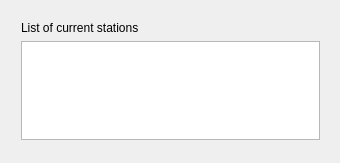
<?xml version="1.0" encoding="UTF-8"?>
<ui version="4.0">
 <class>StationsDataWidget</class>
 <widget class="QWidget" name="StationsDataWidget">
  <property name="geometry">
   <rect>
    <x>0</x>
    <y>0</y>
    <width>340</width>
    <height>163</height>
   </rect>
  </property>
  <property name="windowTitle">
   <string>StationsDataWidget</string>
  </property>
  <widget class="QWidget" name="">
   <property name="geometry">
    <rect>
     <x>10</x>
     <y>10</y>
     <width>321</width>
     <height>141</height>
    </rect>
   </property>
   <layout class="QVBoxLayout" name="verticalLayout_stations">
    <item>
     <widget class="QLabel" name="stations">
      <property name="text">
       <string>List of current stations</string>
      </property>
     </widget>
    </item>
    <item>
     <widget class="QTextEdit" name="textEdit_stations">
      <property name="readOnly">
       <bool>true</bool>
      </property>
     </widget>
    </item>
   </layout>
  </widget>
 </widget>
 <layoutdefault spacing="6" margin="11"/>
 <resources/>
 <connections/>
</ui>
